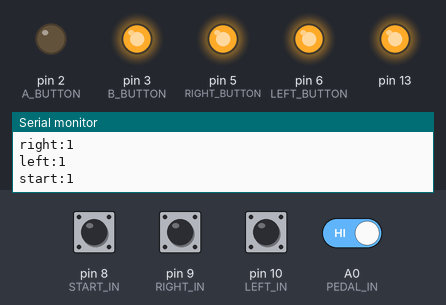
This sketch was run on a simulated Arduino Uno, built with avr-gcc and run on an emulated ATmega328P. Parts: output pins drawn as LEDs (lit = HIGH), the last lines printed to the serial monitor. The inputs (shaded band) are chosen by the test bench; at power-on: A0 (PEDAL_IN) HIGH, pin 8 (START_IN), pin 9 (RIGHT_IN), pin 10 (LEFT_IN) LOW.

Above: at 1.2 s.
1.3 s: pin 8 (START_IN) pulled HIGH for 0.15 s
At 1.41 s:
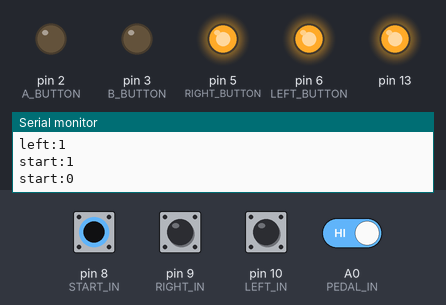
3.0 s: pin 9 (RIGHT_IN) pulled HIGH for 0.15 s
At 3.13 s:
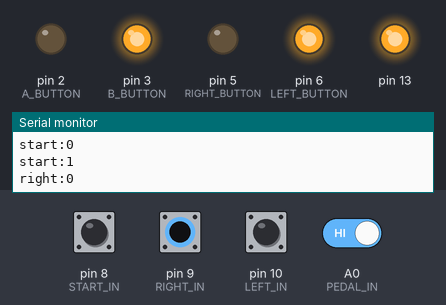
4.7 s: pin 10 (LEFT_IN) pulled HIGH for 0.15 s
At 5.8 s:
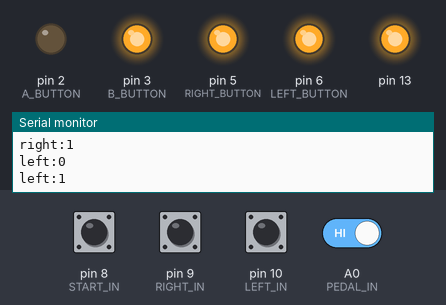
8.3 s: pin 8 (START_IN) driven HIGH and pin 9 (RIGHT_IN) driven HIGH and pin 10 (LEFT_IN) driven HIGH and A0 (PEDAL_IN) driven LOW
At 8.7 s:
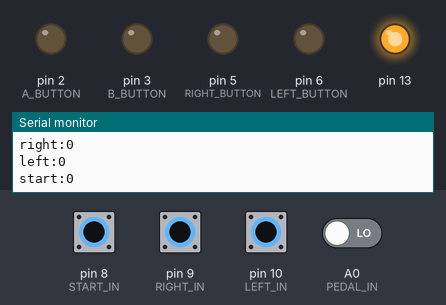
9.8 s: pin 8 (START_IN) driven LOW
At 10.3 s:
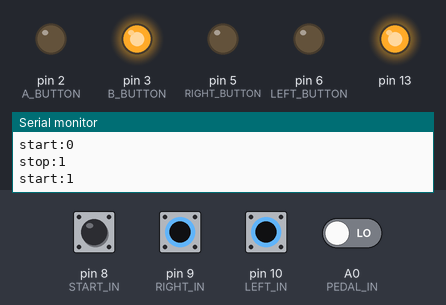
Timing chart, 0 to 12.3 s (numbered marks = the images above; inputs shaded):
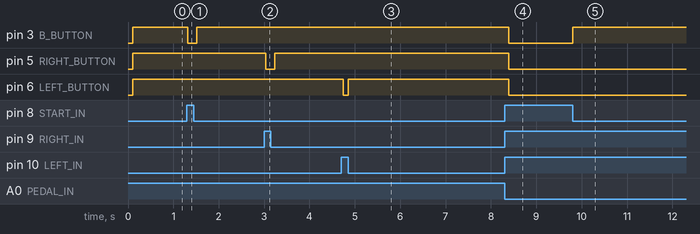

Measured:
- after the input at 1.3 s, pin 3 (B_BUTTON): HIGH → LOW at once, → HIGH 0.20 s later
- after the input at 3.0 s, pin 5 (RIGHT_BUTTON): HIGH → LOW at once, → HIGH 0.20 s later
- after the input at 4.7 s, pin 6 (LEFT_BUTTON): HIGH → LOW after 0.05 s, → HIGH 0.10 s later
- after the input at 8.3 s, pin 3 (B_BUTTON), pin 5 (RIGHT_BUTTON), pin 6 (LEFT_BUTTON): HIGH → LOW after 0.09 s
- after the input at 9.8 s, pin 3 (B_BUTTON): LOW → HIGH at once

The sketch:

smkcycle.ino
```cpp
// OPTIONS
const boolean IS_SNES = true;
const long SNES_MINIMUM_SPEED = 200;
const long SNES_PEDAL_RELEASE_DELAY = 500;

// INPUTS
const int PEDAL_IN = A0;
const int START_IN = 8;
const int LEFT_IN = 10;
const int RIGHT_IN = 9;

// OUTPUTS (For SNES)
const int A_BUTTON = 2;
const int B_BUTTON = 3;
const int DOWN_BUTTON = 4;
const int RIGHT_BUTTON = 5;
const int LEFT_BUTTON = 6;
const int UP_BUTTON = 7;

// OUTPUTS (For Unity ArduinoBikeProxy.cs)
const String RESET_FLAG          = "^";
const String MESSAGE_DELIMITER   = "|";

// Pedal Variables
long lastPedal = 0;
long timeSinceLastPedal = 0;
int lastPedalIn = 0;
boolean hasPedalled = false;
boolean _stopped = true;
// Button Variables
boolean aPressed = false;
boolean startPressed = false;
boolean rightPressed = false;
boolean leftPressed = false;

// Loop Variables
long lastLoop = millis();

void setup() {

  // SNES Button Outs
  if (IS_SNES){
    pinMode(B_BUTTON, OUTPUT);
    pinMode(A_BUTTON, OUTPUT);
    pinMode(LEFT_BUTTON, OUTPUT);
    pinMode(RIGHT_BUTTON, OUTPUT);
  }

  // Button and Pedal inputs
  pinMode(START_IN, INPUT);
  pinMode(LEFT_IN, INPUT);
  pinMode(RIGHT_IN, INPUT);
  pinMode(PEDAL_IN, INPUT);
  // set pullup on analog pin 0
  digitalWrite(PEDAL_IN, HIGH);


  // Using a digital pin as +5V
  pinMode(13, OUTPUT);
  digitalWrite(13,HIGH);
  if(IS_SNES) {
    Serial.begin(9600);
  } else {
    Serial.begin(57600);
    Serial.print(RESET_FLAG);
  }

}

void loop() {
  if ( millis() - lastLoop > 100){
    lastLoop = millis();
    checkRight();
    checkLeft();
    checkStart();
  }

  checkPedal();

}

void sPrint(String message){
 if (!IS_SNES){
   String out = "";
   out += MESSAGE_DELIMITER;
   out += message;
   out += MESSAGE_DELIMITER;
   Serial.println(out);
 }else{
   Serial.println(message);
 }
}

void checkRight(){
  // I used inverted buttons by accident
  // easier to fix in software for now
  if (digitalRead(RIGHT_IN) == HIGH){
    if (rightPressed){
      sPrint(String("right:0"));
      rightPressed = false;
      if (IS_SNES){
        digitalWrite(RIGHT_BUTTON, LOW);
      }
    }
  }else{
    if (!rightPressed){
      sPrint(String("right:1"));
      rightPressed = true;
      if (IS_SNES){
        digitalWrite(RIGHT_BUTTON, HIGH);
      }
    }
  }
}

void checkLeft(){
  // I used inverted buttons by accident
  // easier to fix in software for now
  if (digitalRead(LEFT_IN) == HIGH){
    if (leftPressed){
      sPrint(String("left:0"));
      leftPressed = false;
      if (IS_SNES){
        digitalWrite(LEFT_BUTTON, LOW);
      }
    }
  }else{
    if (!leftPressed){
      sPrint(String("left:1"));
      leftPressed = true;
      if (IS_SNES){
        digitalWrite(LEFT_BUTTON, HIGH);
      }
    }
  }
}

void checkStart(){
  // I used inverted buttons by accident
  // easier to fix in software for now
  if (digitalRead(START_IN) == HIGH){
    if (startPressed){
      sPrint(String("start:0"));
      startPressed = false;
      if (IS_SNES){
        digitalWrite(B_BUTTON, LOW);
      }
    }
  }else{
    if (!startPressed){
      sPrint(String("start:1"));
      startPressed = true;
      if (IS_SNES){
        digitalWrite(B_BUTTON, HIGH);
      }
    }
  }
}

void checkPedal(){
  // check if a pedal state has changed
  if (digitalRead(PEDAL_IN) != lastPedalIn){
    lastPedalIn = digitalRead(PEDAL_IN);
    if (lastPedalIn == 0){
      pedalStateChange();
    }
  }

  // if a certain amount of time has passed we can assume
  // that the rider has stopped peddeling.
  if (hasPedalled){
    if (!_stopped && millis() - lastPedal > SNES_PEDAL_RELEASE_DELAY){
      _stopped = true;
      sPrint(String("stop:1"));
      releaseA();
    }
  }
}

void pedalStateChange(){
  hasPedalled = true;
  timeSinceLastPedal = millis() - lastPedal;
  lastPedal = millis();
  sPrint(String("speed:") += String(timeSinceLastPedal));
  _stopped = false;
  if (IS_SNES){
    if (timeSinceLastPedal < SNES_MINIMUM_SPEED){
      pressA();
    }else{
      releaseA();
    }
  }
}

void pressA(){
  if (!aPressed){
    Serial.println("Press A");
  }
  aPressed = true;
  digitalWrite(A_BUTTON,HIGH);

}

void releaseA(){
  if (aPressed){
    Serial.println("Release A");
  }
  aPressed = false;
  digitalWrite(A_BUTTON,LOW);
}
```
